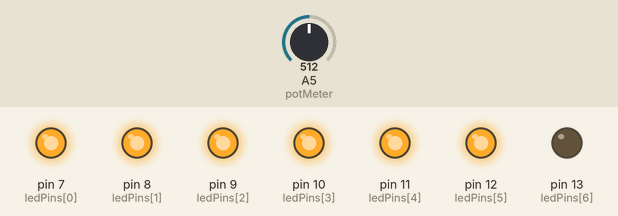
Simulated run of this sketch. Board: Arduino Uno, built with avr-gcc and run on an emulated ATmega328P. On the bench: output pins drawn as LEDs (lit = HIGH). The test bench sets the inputs (shaded band); at power-on: A5 (potMeter) = 512.

Above: at 1.2 s.
1.3 s: A5 (potMeter) set to 592
2.8 s: A5 (potMeter) set to 618
At 4.0 s:
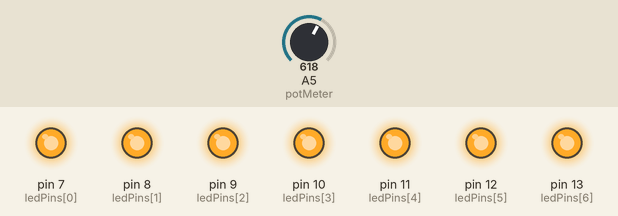
4.3 s: A5 (potMeter) set to 390
At 5.3 s:
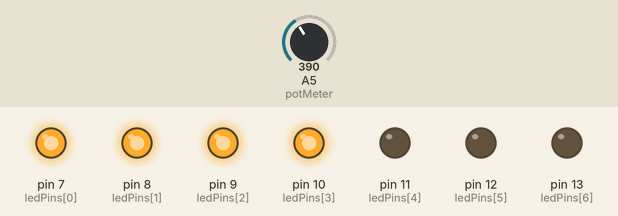
5.8 s: A5 (potMeter) set to 415
At 6.5 s:
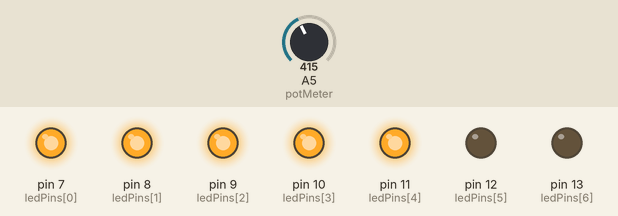
7.3 s: A5 (potMeter) set to 290
At 7.6 s:
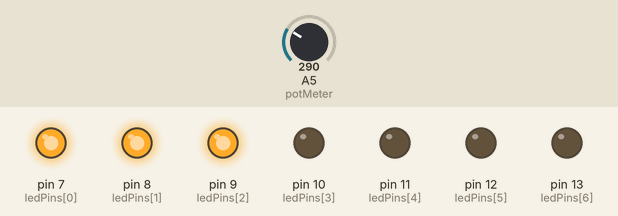
8.8 s: A5 (potMeter) set to 316
At 10.0 s:
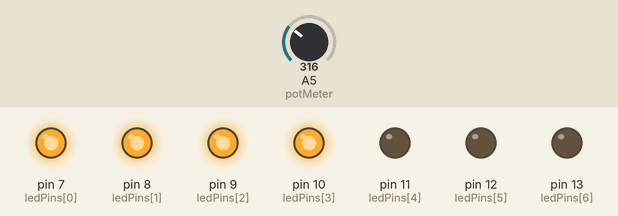
Timing chart, 0 to 11.3 s (numbered marks = the images above; inputs shaded):
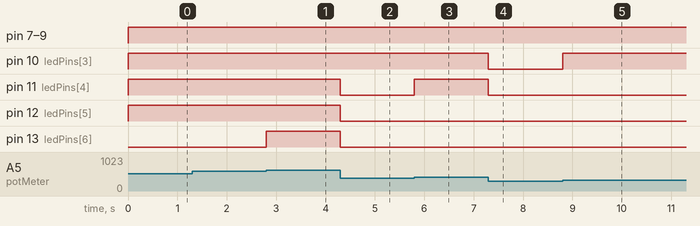

Measured:
- the behaviour switches between 599 and 600 on A5 (potMeter) (found by bisection; images 0 and 1)
- the behaviour switches between 399 and 400 on A5 (potMeter) (found by bisection; images 2 and 3)
- the behaviour switches between 299 and 300 on A5 (potMeter) (found by bisection; images 4 and 5)
- after the input at 1.3 s, every drawn part: stays the same
- after the input at 2.8 s, pin 13 (ledPins[6]): LOW → HIGH at once
- after the input at 4.3 s, pin 11 (ledPins[4]), pin 12 (ledPins[5]), pin 13 (ledPins[6]): HIGH → LOW at once
- after the input at 5.8 s, pin 11 (ledPins[4]): LOW → HIGH at once
- after the input at 7.3 s, pin 10 (ledPins[3]), pin 11 (ledPins[4]): HIGH → LOW at once
- after the input at 8.8 s, pin 10 (ledPins[3]): LOW → HIGH at once

The sketch:

Opdracht3.ino
```cpp
// Array met alle ledPins
const int ledPins[] = {7, 8, 9, 10, 11, 12, 13};

// Variabele voor de potmeter
const int potMeter = A5;

// Variabele voor de potmeter waarde
int potMeterWaarde = 0;

void setup() {
  // Pins aan de variabele koppelen
  for (int i = 0; i < 7; i++) {
    pinMode(ledPins[i], OUTPUT);
  }

  // Potmeter aan variabele koppelen
  pinMode(potMeter, INPUT);
}

void loop() {
  // Potmeterwaarde uitlezen
  potMeterWaarde = analogRead(map(potMeter, 0, 1023, 0, 700));

  // Als de waarde hoger of gelijk is aan 0 eerste lamp aanzetten
  if(potMeterWaarde >= 0) {
    digitalWrite(ledPins[0], HIGH);
  } else {
    // Eerste lamp uitzetten
    digitalWrite(ledPins[0], LOW);
  }

  // Als de waarde hoger of gelijk is aan 100 tweede lamp aanzetten
  if(potMeterWaarde >= 100) {
    digitalWrite(ledPins[1], HIGH);
  } else {
    // Tweede lamp uitzetten
    digitalWrite(ledPins[1], LOW);
  }

  // Als de waarde hoger of gelijk is aan 200 derde lamp aanzetten
  if(potMeterWaarde >= 200) {
    digitalWrite(ledPins[2], HIGH);
  } else {
    // Derde lamp uitzetten
    digitalWrite(ledPins[2], LOW);
  }

  // Als de waarde hoger of gelijk is aan 300 vierde lamp aanzetten
  if(potMeterWaarde >= 300) {
    digitalWrite(ledPins[3], HIGH);
  } else {
    // Vierde lamp uitzetten
    digitalWrite(ledPins[3], LOW);
  }

  // Als de waarde hoger of gelijk is aan 400 vijfde lamp aanzetten
  if(potMeterWaarde >= 400) {
    digitalWrite(ledPins[4], HIGH);
  } else {
    // Vijfde lamp uitzetten
    digitalWrite(ledPins[4], LOW);
  }

  // Als de waarde hoger of gelijk is aan 500 zesde lamp aanzetten
  if(potMeterWaarde >= 500) {
    digitalWrite(ledPins[5], HIGH);
  } else {
    // Zesde lamp uitzetten
    digitalWrite(ledPins[5], LOW);
  }

  // Als de waarde hoger of gelijk is aan 600 sevende en laatste lamp aanzetten
  if(potMeterWaarde >= 600) {
    digitalWrite(ledPins[6], HIGH);
  } else {
    // Zevende en laatste lamp uitzetten
    digitalWrite(ledPins[6], LOW);
  }
}
```
